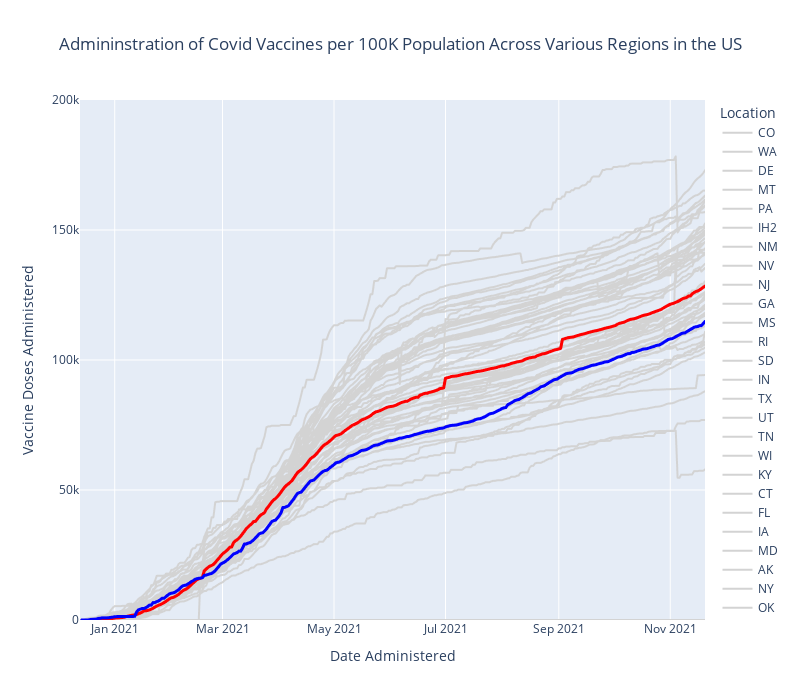

Write notebook code for a chart like this one.
### Markdown cell above
## Data Collection and Preprocessing

* The data was collected from the official United States Centers for Disease Control and Prevention (CDC) website. It can be downloaded [here](https://data.cdc.gov/Vaccinations/COVID-19-Vaccinations-in-the-United-States-Jurisdi/unsk-b7fc/data). 

* For our analysis, we consider data from 13 December, 2020 till 20 November, 2021 across all states, territories and federal units in the United States. 

* For pre-processing, we removed data for dates outside the set interval. 

* For states which started the vaccination process late, their vaccination data was set to 0. 

* Apart from that, not much data cleaning was required since the data is well populated and does not have any anomalies like NaN or Null values.

### Code cell
df1 = pd.read_csv('Data/covid19_vaccination_data_US_full.csv')

df1 = df1[df1.Location != "US"]
province_list = np.unique(df1['Location'].values)
# print(province_list)

prov = province_list[2]
comp_prov = province_list[4]

dropdown_state = widgets.Dropdown(options = sorted(province_list), value=prov, description='State 1:')
dropdown_comp_state = widgets.Dropdown(options = sorted(province_list), value=comp_prov, description='State 2:')


sorted_df = df1.copy()
sorted_df["Date"] = pd.to_datetime(sorted_df["Date"])
# sorted_df["order"] = sorted_df["Location"].map({"US": 1, "CO": 2}).fillna(3)
if(comp_prov is None):
    sorted_df["order"] = sorted_df["Location"].map({prov: 1}).fillna(2)
else:
    sorted_df["order"] = sorted_df["Location"].map({prov: 1, comp_prov: 2}).fillna(3)
sorted_df.sort_values(by=["order", "Date"], ascending=False, inplace=True)

fig = px.line(sorted_df, 
        x="Date", 
        y="Admin_Per_100K", 
        color="Location", 
        labels={
             "Date": "Date Administered",
             "Admin_Per_100K": "Vaccine Doses Administered",
         }, 
        width=800, height=700,
        title="Admininstration of Covid Vaccines per 100K Population Across Various Regions in the US")

fig.update_traces({"line":{"color":"lightgrey", "width":2}})

fig.update_traces(patch={"line":{"color":"blue", "width":3}}, 
                  selector={"legendgroup":prov})

if(comp_prov is not None):
    fig.update_traces(patch={"line":{"color":"red", "width":3}}, 
                      selector={"legendgroup":comp_prov})

fig.update_layout(title_text='Admininstration of Covid Vaccines per 100K Population Across Various Regions in the US', title_x=0.5,
                showlegend=True,
                yaxis_range=[0,200000],
                yaxis={"visible":True})


def dropdown_state_eventhandler(change):
    """
    Eventhandler for the state dropdown widget
    """
    display(input_widgets)
    global prov, comp_prov
    prov = change.new
    
    sorted_df = df1.copy()
    sorted_df["Date"] = pd.to_datetime(sorted_df["Date"])
    # sorted_df["order"] = sorted_df["Location"].map({"US": 1, "CO": 2}).fillna(3)
    if(comp_prov is None):
        sorted_df["order"] = sorted_df["Location"].map({prov: 1}).fillna(2)
    else:
        sorted_df["order"] = sorted_df["Location"].map({prov: 1, comp_prov: 2}).fillna(3)
    sorted_df.sort_values(by=["order", "Date"], ascending=False, inplace=True)

    fig = px.line(sorted_df, 
            x="Date", 
            y="Admin_Per_100K", 
            color="Location", 
            labels={
                 "Date": "Date Administered",
                 "Admin_Per_100K": "Vaccine Doses Administered"
             }, 
            width=800, height=700,
            title="Admininstration of Covid Vaccines per 100K Population Across Various Regions in the US")

    fig.update_traces({"line":{"color":"lightgrey", "width":2}})

    fig.update_traces(patch={"line":{"color":"blue", "width":3}}, 
                      selector={"legendgroup":prov})

    if(comp_prov is not None):
        fig.update_traces(patch={"line":{"color":"red", "width":3}}, 
                          selector={"legendgroup":comp_prov})

    fig.update_layout(title_text='Admininstration of Covid Vaccines per 100K Population Across Various Regions in the US', title_x=0.5,
                    showlegend=True,
                    yaxis_range=[0,200000],
                    yaxis={"visible":True})

    fig.show()
    IPython.display.clear_output(wait=True)            

    
def dropdown_comp_state_eventhandler(change):
    """
    Eventhandler for the state dropdown widget
    """
    display(input_widgets)
    global prov, comp_prov
    comp_prov = change.new
    sorted_df = df1.copy()
    sorted_df["Date"] = pd.to_datetime(sorted_df["Date"])
    # sorted_df["order"] = sorted_df["Location"].map({"US": 1, "CO": 2}).fillna(3)
    if(comp_prov is None):
        sorted_df["order"] = sorted_df["Location"].map({prov: 1}).fillna(2)
    else:
        sorted_df["order"] = sorted_df["Location"].map({prov: 1, comp_prov: 2}).fillna(3)
    sorted_df.sort_values(by=["order", "Date"], ascending=False, inplace=True)

    fig = px.line(sorted_df, 
            x="Date", 
            y="Admin_Per_100K", 
            color="Location", 
            labels={
                 "Date": "Date Administered",
                 "Admin_Per_100K": "Vaccine Doses Administered"
             }, 
            width=800, height=700,
            title="Admininstration of Covid Vaccines per 100K Population Across Various Regions in the US")

    fig.update_traces({"line":{"color":"lightgrey", "width":2}})

    fig.update_traces(patch={"line":{"color":"blue", "width":3}}, 
                      selector={"legendgroup":prov})

    if(comp_prov is not None):
        fig.update_traces(patch={"line":{"color":"red", "width":3}}, 
                          selector={"legendgroup":comp_prov})

    fig.update_layout(title_text='Admininstration of Covid Vaccines per 100K Population Across Various Regions in the US', title_x=0.5,
                    showlegend=True,
                    yaxis_range=[0,200000],
                    yaxis={"visible":True})

    fig.show()
    IPython.display.clear_output(wait=True)            

    
dropdown_state.observe(dropdown_state_eventhandler, names='value')
dropdown_comp_state.observe(dropdown_comp_state_eventhandler, names='value')

input_widgets = widgets.VBox([dropdown_state, dropdown_comp_state])
display(input_widgets)
fig.show()
IPython.display.clear_output(wait=True)

### Figure 1 — Plotly figure (JSON) as saved in the notebook; plotly's stock layout.template omitted (floating-point values rounded to 4 significant figures; data arrays with more than 128 entries replaced by an {"elided": "..."} marker saying what was removed)
{"data": [{"hovertemplate": "Location=CO<br>Date Administered=%{x}<br>Vaccine Doses Administered=%{y}<extra></extra>", "legendgroup": "CO", "line": {"color": "lightgrey", "dash": "solid", "width": 2}, "marker": {"symbol": "circle"}, "mode": "lines", "name": "CO", "showlegend": true, "type": "scattergl", "x": {"elided": "342 str values"}, "xaxis": "x", "y": {"elided": "342 int values"}, "yaxis": "y"}, {"hovertemplate": "Location=WA<br>Date Administered=%{x}<br>Vaccine Doses Administered=%{y}<extra></extra>", "legendgroup": "WA", "line": {"color": "lightgrey", "dash": "solid", "width": 2}, "marker": {"symbol": "circle"}, "mode": "lines", "name": "WA", "showlegend": true, "type": "scattergl", "x": {"elided": "342 str values"}, "xaxis": "x", "y": {"elided": "342 int values"}, "yaxis": "y"}, {"hovertemplate": "Location=DE<br>Date Administered=%{x}<br>Vaccine Doses Administered=%{y}<extra></extra>", "legendgroup": "DE", "line": {"color": "lightgrey", "dash": "solid", "width": 2}, "marker": {"symbol": "circle"}, "mode": "lines", "name": "DE", "showlegend": true, "type": "scattergl", "x": {"elided": "342 str values"}, "xaxis": "x", "y": {"elided": "342 int values"}, "yaxis": "y"}, {"hovertemplate": "Location=MT<br>Date Administered=%{x}<br>Vaccine Doses Administered=%{y}<extra></extra>", "legendgroup": "MT", "line": {"color": "lightgrey", "dash": "solid", "width": 2}, "marker": {"symbol": "circle"}, "mode": "lines", "name": "MT", "showlegend": true, "type": "scattergl", "x": {"elided": "342 str values"}, "xaxis": "x", "y": {"elided": "342 int values"}, "yaxis": "y"}, {"hovertemplate": "Location=PA<br>Date Administered=%{x}<br>Vaccine Doses Administered=%{y}<extra></extra>", "legendgroup": "PA", "line": {"color": "lightgrey", "dash": "solid", "width": 2}, "marker": {"symbol": "circle"}, "mode": "lines", "name": "PA", "showlegend": true, "type": "scattergl", "x": {"elided": "342 str values"}, "xaxis": "x", "y": {"elided": "342 int values"}, "yaxis": "y"}, {"hovertemplate": "Location=IH2<br>Date Administered=%{x}<br>Vaccine Doses Administered=%{y}<extra></extra>", "legendgroup": "IH2", "line": {"color": "lightgrey", "dash": "solid", "width": 2}, "marker": {"symbol": "circle"}, "mode": "lines", "name": "IH2", "showlegend": true, "type": "scattergl", "x": {"elided": "342 str values"}, "xaxis": "x", "y": {"elided": "342 int values"}, "yaxis": "y"}, {"hovertemplate": "Location=NM<br>Date Administered=%{x}<br>Vaccine Doses Administered=%{y}<extra></extra>", "legendgroup": "NM", "line": {"color": "lightgrey", "dash": "solid", "width": 2}, "marker": {"symbol": "circle"}, "mode": "lines", "name": "NM", "showlegend": true, "type": "scattergl", "x": {"elided": "342 str values"}, "xaxis": "x", "y": {"elided": "342 int values"}, "yaxis": "y"}, {"hovertemplate": "Location=NV<br>Date Administered=%{x}<br>Vaccine Doses Administered=%{y}<extra></extra>", "legendgroup": "NV", "line": {"color": "lightgrey", "dash": "solid", "width": 2}, "marker": {"symbol": "circle"}, "mode": "lines", "name": "NV", "showlegend": true, "type": "scattergl", "x": {"elided": "342 str values"}, "xaxis": "x", "y": {"elided": "342 int values"}, "yaxis": "y"}, {"hovertemplate": "Location=NJ<br>Date Administered=%{x}<br>Vaccine Doses Administered=%{y}<extra></extra>", "legendgroup": "NJ", "line": {"color": "lightgrey", "dash": "solid", "width": 2}, "marker": {"symbol": "circle"}, "mode": "lines", "name": "NJ", "showlegend": true, "type": "scattergl", "x": {"elided": "342 str values"}, "xaxis": "x", "y": {"elided": "342 int values"}, "yaxis": "y"}, {"hovertemplate": "Location=GA<br>Date Administered=%{x}<br>Vaccine Doses Administered=%{y}<extra></extra>", "legendgroup": "GA", "line": {"color": "lightgrey", "dash": "solid", "width": 2}, "marker": {"symbol": "circle"}, "mode": "lines", "name": "GA", "showlegend": true, "type": "scattergl", "x": {"elided": "342 str values"}, "xaxis": "x", "y": {"elided": "342 int values"}, "yaxis": "y"}, {"hovertemplate": "Location=MS<br>Date Administered=%{x}<br>Vaccine Doses Administered=%{y}<extra></extra>", "legendgroup": "MS", "line": {"color": "lightgrey", "dash": "solid", "width": 2}, "marker": {"symbol": "circle"}, "mode": "lines", "name": "MS", "showlegend": true, "type": "scattergl", "x": {"elided": "342 str values"}, "xaxis": "x", "y": {"elided": "342 int values"}, "yaxis": "y"}, {"hovertemplate": "Location=RI<br>Date Administered=%{x}<br>Vaccine Doses Administered=%{y}<extra></extra>", "legendgroup": "RI", "line": {"color": "lightgrey", "dash": "solid", "width": 2}, "marker": {"symbol": "circle"}, "mode": "lines", "name": "RI", "showlegend": true, "type": "scattergl", "x": {"elided": "342 str values"}, "xaxis": "x", "y": {"elided": "342 int values"}, "yaxis": "y"}, {"hovertemplate": "Location=SD<br>Date Administered=%{x}<br>Vaccine Doses Administered=%{y}<extra></extra>", "legendgroup": "SD", "line": {"color": "lightgrey", "dash": "solid", "width": 2}, "marker": {"symbol": "circle"}, "mode": "lines", "name": "SD", "showlegend": true, "type": "scattergl", "x": {"elided": "342 str values"}, "xaxis": "x", "y": {"elided": "342 int values"}, "yaxis": "y"}, {"hovertemplate": "Location=IN<br>Date Administered=%{x}<br>Vaccine Doses Administered=%{y}<extra></extra>", "legendgroup": "IN", "line": {"color": "lightgrey", "dash": "solid", "width": 2}, "marker": {"symbol": "circle"}, "mode": "lines", "name": "IN", "showlegend": true, "type": "scattergl", "x": {"elided": "342 str values"}, "xaxis": "x", "y": {"elided": "342 int values"}, "yaxis": "y"}, {"hovertemplate": "Location=TX<br>Date Administered=%{x}<br>Vaccine Doses Administered=%{y}<extra></extra>", "legendgroup": "TX", "line": {"color": "lightgrey", "dash": "solid", "width": 2}, "marker": {"symbol": "circle"}, "mode": "lines", "name": "TX", "showlegend": true, "type": "scattergl", "x": {"elided": "342 str values"}, "xaxis": "x", "y": {"elided": "342 int values"}, "yaxis": "y"}, {"hovertemplate": "Location=UT<br>Date Administered=%{x}<br>Vaccine Doses Administered=%{y}<extra></extra>", "legendgroup": "UT", "line": {"color": "lightgrey", "dash": "solid", "width": 2}, "marker": {"symbol": "circle"}, "mode": "lines", "name": "UT", "showlegend": true, "type": "scattergl", "x": {"elided": "342 str values"}, "xaxis": "x", "y": {"elided": "342 int values"}, "yaxis": "y"}, {"hovertemplate": "Location=TN<br>Date Administered=%{x}<br>Vaccine Doses Administered=%{y}<extra></extra>", "legendgroup": "TN", "line": {"color": "lightgrey", "dash": "solid", "width": 2}, "marker": {"symbol": "circle"}, "mode": "lines", "name": "TN", "showlegend": true, "type": "scattergl", "x": {"elided": "342 str values"}, "xaxis": "x", "y": {"elided": "342 int values"}, "yaxis": "y"}, {"hovertemplate": "Location=WI<br>Date Administered=%{x}<br>Vaccine Doses Administered=%{y}<extra></extra>", "legendgroup": "WI", "line": {"color": "lightgrey", "dash": "solid", "width": 2}, "marker": {"symbol": "circle"}, "mode": "lines", "name": "WI", "showlegend": true, "type": "scattergl", "x": {"elided": "342 str values"}, "xaxis": "x", "y": {"elided": "342 int values"}, "yaxis": "y"}, {"hovertemplate": "Location=KY<br>Date Administered=%{x}<br>Vaccine Doses Administered=%{y}<extra></extra>", "legendgroup": "KY", "line": {"color": "lightgrey", "dash": "solid", "width": 2}, "marker": {"symbol": "circle"}, "mode": "lines", "name": "KY", "showlegend": true, "type": "scattergl", "x": {"elided": "342 str values"}, "xaxis": "x", "y": {"elided": "342 int values"}, "yaxis": "y"}, {"hovertemplate": "Location=CT<br>Date Administered=%{x}<br>Vaccine Doses Administered=%{y}<extra></extra>", "legendgroup": "CT", "line": {"color": "lightgrey", "dash": "solid", "width": 2}, "marker": {"symbol": "circle"}, "mode": "lines", "name": "CT", "showlegend": true, "type": "scattergl", "x": {"elided": "342 str values"}, "xaxis": "x", "y": {"elided": "342 int values"}, "yaxis": "y"}, {"hovertemplate": "Location=FL<br>Date Administered=%{x}<br>Vaccine Doses Administered=%{y}<extra></extra>", "legendgroup": "FL", "line": {"color": "lightgrey", "dash": "solid", "width": 2}, "marker": {"symbol": "circle"}, "mode": "lines", "name": "FL", "showlegend": true, "type": "scattergl", "x": {"elided": "342 str values"}, "xaxis": "x", "y": {"elided": "342 int values"}, "yaxis": "y"}, {"hovertemplate": "Location=IA<br>Date Administered=%{x}<br>Vaccine Doses Administered=%{y}<extra></extra>", "legendgroup": "IA", "line": {"color": "lightgrey", "dash": "solid", "width": 2}, "marker": {"symbol": "circle"}, "mode": "lines", "name": "IA", "showlegend": true, "type": "scattergl", "x": {"elided": "342 str values"}, "xaxis": "x", "y": {"elided": "342 int values"}, "yaxis": "y"}, {"hovertemplate": "Location=MD<br>Date Administered=%{x}<br>Vaccine Doses Administered=%{y}<extra></extra>", "legendgroup": "MD", "line": {"color": "lightgrey", "dash": "solid", "width": 2}, "marker": {"symbol": "circle"}, "mode": "lines", "name": "MD", "showlegend": true, "type": "scattergl", "x": {"elided": "342 str values"}, "xaxis": "x", "y": {"elided": "342 int values"}, "yaxis": "y"}, {"hovertemplate": "Location=AK<br>Date Administered=%{x}<br>Vaccine Doses Administered=%{y}<extra></extra>", "legendgroup": "AK", "line": {"color": "lightgrey", "dash": "solid", "width": 2}, "marker": {"symbol": "circle"}, "mode": "lines", "name": "AK", "showlegend": true, "type": "scattergl", "x": {"elided": "342 str values"}, "xaxis": "x", "y": {"elided": "342 int values"}, "yaxis": "y"}, {"hovertemplate": "Location=NY<br>Date Administered=%{x}<br>Vaccine Doses Administered=%{y}<extra></extra>", "legendgroup": "NY", "line": {"color": "lightgrey", "dash": "solid", "width": 2}, "marker": {"symbol": "circle"}, "mode": "lines", "name": "NY", "showlegend": true, "type": "scattergl", "x": {"elided": "342 str values"}, "xaxis": "x", "y": {"elided": "342 int values"}, "yaxis": "y"}, {"hovertemplate": "Location=OK<br>Date Administered=%{x}<br>Vaccine Doses Administered=%{y}<extra></extra>", "legendgroup": "OK", "line": {"color": "lightgrey", "dash": "solid", "width": 2}, "marker": {"symbol": "circle"}, "mode": "lines", "name": "OK", "showlegend": true, "type": "scattergl", "x": {"elided": "342 str values"}, "xaxis": "x", "y": {"elided": "342 int values"}, "yaxis": "y"}, {"hovertemplate": "Location=VA2<br>Date Administered=%{x}<br>Vaccine Doses Administered=%{y}<extra></extra>", "legendgroup": "VA2", "line": {"color": "lightgrey", "dash": "solid", "width": 2}, "marker": {"symbol": "circle"}, "mode": "lines", "name": "VA2", "showlegend": true, "type": "scattergl", "x": {"elided": "342 str values"}, "xaxis": "x", "y": {"elided": "342 int values"}, "yaxis": "y"}, {"hovertemplate": "Location=NC<br>Date Administered=%{x}<br>Vaccine Doses Administered=%{y}<extra></extra>", "legendgroup": "NC", "line": {"color": "lightgrey", "dash": "solid", "width": 2}, "marker": {"symbol": "circle"}, "mode": "lines", "name": "NC", "showlegend": true, "type": "scattergl", "x": {"elided": "342 str values"}, "xaxis": "x", "y": {"elided": "342 int values"}, "yaxis": "y"}, {"hovertemplate": "Location=LA<br>Date Administered=%{x}<br>Vaccine Doses Administered=%{y}<extra></extra>", "legendgroup": "LA", "line": {"color": "lightgrey", "dash": "solid", "width": 2}, "marker": {"symbol": "circle"}, "mode": "lines", "name": "LA", "showlegend": true, "type": "scattergl", "x": {"elided": "342 str values"}, "xaxis": "x", "y": {"elided": "342 int values"}, "yaxis": "y"}, {"hovertemplate": "Location=MH<br>Date Administered=%{x}<br>Vaccine Doses Administered=%{y}<extra></extra>", "legendgroup": "MH", "line": {"color": "lightgrey", "dash": "solid", "width": 2}, "marker": {"symbol": "circle"}, "mode": "lines", "name": "MH", "showlegend": true, "type": "scattergl", "x": {"elided": "332 str values"}, "xaxis": "x", "y": {"elided": "332 int values"}, "yaxis": "y"}, {"hovertemplate": "Location=WY<br>Date Administered=%{x}<br>Vaccine Doses Administered=%{y}<extra></extra>", "legendgroup": "WY", "line": {"color": "lightgrey", "dash": "solid", "width": 2}, "marker": {"symbol": "circle"}, "mode": "lines", "name": "WY", "showlegend": true, "type": "scattergl", "x": {"elided": "342 str values"}, "xaxis": "x", "y": {"elided": "342 int values"}, "yaxis": "y"}, {"hovertemplate": "Location=CA<br>Date Administered=%{x}<br>Vaccine Doses Administered=%{y}<extra></extra>", "legendgroup": "CA", "line": {"color": "lightgrey", "dash": "solid", "width": 2}, "marker": {"symbol": "circle"}, "mode": "lines", "name": "CA", "showlegend": true, "type": "scattergl", "x": {"elided": "342 str values"}, "xaxis": "x", "y": {"elided": "342 int values"}, "yaxis": "y"}, {"hovertemplate": "Location=AL<br>Date Administered=%{x}<br>Vaccine Doses Administered=%{y}<extra></extra>", "legendgroup": "AL", "line": {"color": "lightgrey", "dash": "solid", "width": 2}, "marker": {"symbol": "circle"}, "mode": "lines", "name": "AL", "showlegend": true, "type": "scattergl", "x": {"elided": "342 str values"}, "xaxis": "x", "y": {"elided": "342 int values"}, "yaxis": "y"}, {"hovertemplate": "Location=MN<br>Date Administered=%{x}<br>Vaccine Doses Administered=%{y}<extra></extra>", "legendgroup": "MN", "line": {"color": "lightgrey", "dash": "solid", "width": 2}, "marker": {"symbol": "circle"}, "mode": "lines", "name": "MN", "showlegend": true, "type": "scattergl", "x": {"elided": "342 str values"}, "xaxis": "x", "y": {"elided": "342 int values"}, "yaxis": "y"}, {"hovertemplate": "Location=GU<br>Date Administered=%{x}<br>Vaccine Doses Administered=%{y}<extra></extra>", "legendgroup": "GU", "line": {"color": "lightgrey", "dash": "solid", "width": 2}, "marker": {"symbol": "circle"}, "mode": "lines", "name": "GU", "showlegend": true, "type": "scattergl", "x": {"elided": "343 str values"}, "xaxis": "x", "y": {"elided": "343 int values"}, "yaxis": "y"}, {"hovertemplate": "Location=VA<br>Date Administered=%{x}<br>Vaccine Doses Administered=%{y}<extra></extra>", "legendgroup": "VA", "line": {"color": "lightgrey", "dash": "solid", "width": 2}, "marker": {"symbol": "circle"}, "mode": "lines", "name": "VA", "showlegend": true, "type": "scattergl", "x": {"elided": "342 str values"}, "xaxis": "x", "y": {"elided": "342 int values"}, "yaxis": "y"}, {"hovertemplate": "Location=NE<br>Date Administered=%{x}<br>Vaccine Doses Administered=%{y}<extra></extra>", "legendgroup": "NE", "line": {"color": "lightgrey", "dash": "solid", "width": 2}, "marker": {"symbol": "circle"}, "mode": "lines", "name": "NE", "showlegend": true, "type": "scattergl", "x": {"elided": "342 str values"}, "xaxis": "x", "y": {"elided": "342 int values"}, "yaxis": "y"}, {"hovertemplate": "Location=FM<br>Date Administered=%{x}<br>Vaccine Doses Administered=%{y}<extra></extra>", "legendgroup": "FM", "line": {"color": "lightgrey", "dash": "solid", "width": 2}, "marker": {"symbol": "circle"}, "mode": "lines", "name": "FM", "showlegend": true, "type": "scattergl", "x": {"elided": "332 str values"}, "xaxis": "x", "y": {"elided": "332 int values"}, "yaxis": "y"}, {"hovertemplate": "Location=NH<br>Date Administered=%{x}<br>Vaccine Doses Administered=%{y}<extra></extra>", "legendgroup": "NH", "line": {"color": "lightgrey", "dash": "solid", "width": 2}, "marker": {"symbol": "circle"}, "mode": "lines", "name": "NH", "showlegend": true, "type": "scattergl", "x": {"elided": "342 str values"}, "xaxis": "x", "y": {"elided": "342 int values"}, "yaxis": "y"}, {"hovertemplate": "Location=OR<br>Date Administered=%{x}<br>Vaccine Doses Administered=%{y}<extra></extra>", "legendgroup": "OR", "line": {"color": "lightgrey", "dash": "solid", "width": 2}, "marker": {"symbol": "circle"}, "mode": "lines", "name": "OR", "showlegend": true, "type": "scattergl", "x": {"elided": "342 str values"}, "xaxis": "x", "y": {"elided": "342 int values"}, "yaxis": "y"}, {"hovertemplate": "Location=BP2<br>Date Administered=%{x}<br>Vaccine Doses Administered=%{y}<extra></extra>", "legendgroup": "BP2", "line": {"color": "lightgrey", "dash": "solid", "width": 2}, "marker": {"symbol": "circle"}, "mode": "lines", "name": "BP2", "showlegend": true, "type": "scattergl", "x": {"elided": "340 str values"}, "xaxis": "x", "y": {"elided": "340 int values"}, "yaxis": "y"}, {"hovertemplate": "Location=IL<br>Date Administered=%{x}<br>Vaccine Doses Administered=%{y}<extra></extra>", "legendgroup": "IL", "line": {"color": "lightgrey", "dash": "solid", "width": 2}, "marker": {"symbol": "circle"}, "mode": "lines", "name": "IL", "showlegend": true, "type": "scattergl", "x": {"elided": "342 str values"}, "xaxis": "x", "y": {"elided": "342 int values"}, "yaxis": "y"}, {"hovertemplate": "Location=MO<br>Date Administered=%{x}<br>Vaccine Doses Administered=%{y}<extra></extra>", "legendgroup": "MO", "line": {"color": "lightgrey", "dash": "solid", "width": 2}, "marker": {"symbol": "circle"}, "mode": "lines", "name": "MO", "showlegend": true, "type": "scattergl", "x": {"elided": "342 str values"}, "xaxis": "x", "y": {"elided": "342 int values"}, "yaxis": "y"}, {"hovertemplate": "Location=MA<br>Date Administered=%{x}<br>Vaccine Doses Administered=%{y}<extra></extra>", "legendgroup": "MA", "line": {"color": "lightgrey", "dash": "solid", "width": 2}, "marker": {"symbol": "circle"}, "mode": "lines", "name": "MA", "showlegend": true, "type": "scattergl", "x": {"elided": "342 str values"}, "xaxis": "x", "y": {"elided": "342 int values"}, "yaxis": "y"}, {"hovertemplate": "Location=DC<br>Date Administered=%{x}<br>Vaccine Doses Administered=%{y}<extra></extra>", "legendgroup": "DC", "line": {"color": "lightgrey", "dash": "solid", "width": 2}, "marker": {"symbol": "circle"}, "mode": "lines", "name": "DC", "showlegend": true, "type": "scattergl", "x": {"elided": "342 str values"}, "xaxis": "x", "y": {"elided": "342 int values"}, "yaxis": "y"}, {"hovertemplate": "Location=VI<br>Date Administered=%{x}<br>Vaccine Doses Administered=%{y}<extra></extra>", "legendgroup": "VI", "line": {"color": "lightgrey", "dash": "solid", "width": 2}, "marker": {"symbol": "circle"}, "mode": "lines", "name": "VI", "showlegend": true, "type": "scattergl", "x": {"elided": "343 str values"}, "xaxis": "x", "y": {"elided": "343 int values"}, "yaxis": "y"}, {"hovertemplate": "Location=MP<br>Date Administered=%{x}<br>Vaccine Doses Administered=%{y}<extra></extra>", "legendgroup": "MP", "line": {"color": "lightgrey", "dash": "solid", "width": 2}, "marker": {"symbol": "circle"}, "mode": "lines", "name": "MP", "showlegend": true, "type": "scattergl", "x": {"elided": "343 str values"}, "xaxis": "x", "y": {"elided": "343 int values"}, "yaxis": "y"}, {"hovertemplate": "Location=ND<br>Date Administered=%{x}<br>Vaccine Doses Administered=%{y}<extra></extra>", "legendgroup": "ND", "line": {"color": "lightgrey", "dash": "solid", "width": 2}, "marker": {"symbol": "circle"}, "mode": "lines", "name": "ND", "showlegend": true, "type": "scattergl", "x": {"elided": "342 str values"}, "xaxis": "x", "y": {"elided": "342 int values"}, "yaxis": "y"}, {"hovertemplate": "Location=PR<br>Date Administered=%{x}<br>Vaccine Doses Administered=%{y}<extra></extra>", "legendgroup": "PR", "line": {"color": "lightgrey", "dash": "solid", "width": 2}, "marker": {"symbol": "circle"}, "mode": "lines", "name": "PR", "showlegend": true, "type": "scattergl", "x": {"elided": "342 str values"}, "xaxis": "x", "y": {"elided": "342 int values"}, "yaxis": "y"}, {"hovertemplate": "Location=HI<br>Date Administered=%{x}<br>Vaccine Doses Administered=%{y}<extra></extra>", "legendgroup": "HI", "line": {"color": "lightgrey", "dash": "solid", "width": 2}, "marker": {"symbol": "circle"}, "mode": "lines", "name": "HI", "showlegend": true, "type": "scattergl", "x": {"elided": "342 str values"}, "xaxis": "x", "y": {"elided": "342 int values"}, "yaxis": "y"}, {"hovertemplate": "Location=ID<br>Date Administered=%{x}<br>Vaccine Doses Administered=%{y}<extra></extra>", "legendgroup": "ID", "line": {"color": "lightgrey", "dash": "solid", "width": 2}, "marker": {"symbol": "circle"}, "mode": "lines", "name": "ID", "showlegend": true, "type": "scattergl", "x": {"elided": "342 str values"}, "xaxis": "x", "y": {"elided": "342 int values"}, "yaxis": "y"}, {"hovertemplate": "Location=DD2<br>Date Administered=%{x}<br>Vaccine Doses Administered=%{y}<extra></extra>", "legendgroup": "DD2", "line": {"color": "lightgrey", "dash": "solid", "width": 2}, "marker": {"symbol": "circle"}, "mode": "lines", "name": "DD2", "showlegend": true, "type": "scattergl", "x": {"elided": "342 str values"}, "xaxis": "x", "y": {"elided": "342 int values"}, "yaxis": "y"}, {"hovertemplate": "Location=ME<br>Date Administered=%{x}<br>Vaccine Doses Administered=%{y}<extra></extra>", "legendgroup": "ME", "line": {"color": "lightgrey", "dash": "solid", "width": 2}, "marker": {"symbol": "circle"}, "mode": "lines", "name": "ME", "showlegend": true, "type": "scattergl", "x": {"elided": "342 str values"}, "xaxis": "x", "y": {"elided": "342 int values"}, "yaxis": "y"}, {"hovertemplate": "Location=SC<br>Date Administered=%{x}<br>Vaccine Doses Administered=%{y}<extra></extra>", "legendgroup": "SC", "line": {"color": "lightgrey", "dash": "solid", "width": 2}, "marker": {"symbol": "circle"}, "mode": "lines", "name": "SC", "showlegend": true, "type": "scattergl", "x": {"elided": "342 str values"}, "xaxis": "x", "y": {"elided": "342 int values"}, "yaxis": "y"}, {"hovertemplate": "Location=OH<br>Date Administered=%{x}<br>Vaccine Doses Administered=%{y}<extra></extra>", "legendgroup": "OH", "line": {"color": "lightgrey", "dash": "solid", "width": 2}, "marker": {"symbol": "circle"}, "mode": "lines", "name": "OH", "showlegend": true, "type": "scattergl", "x": {"elided": "342 str values"}, "xaxis": "x", "y": {"elided": "342 int values"}, "yaxis": "y"}, {"hovertemplate": "Location=RP<br>Date Administered=%{x}<br>Vaccine Doses Administered=%{y}<extra></extra>", "legendgroup": "RP", "line": {"color": "lightgrey", "dash": "solid", "width": 2}, "marker": {"symbol": "circle"}, "mode": "lines", "name": "RP", "showlegend": true, "type": "scattergl", "x": {"elided": "326 str values"}, "xaxis": "x", "y": {"elided": "326 int values"}, "yaxis": "y"}, {"hovertemplate": "Location=AS<br>Date Administered=%{x}<br>Vaccine Doses Administered=%{y}<extra></extra>", "legendgroup": "AS", "line": {"color": "lightgrey", "dash": "solid", "width": 2}, "marker": {"symbol": "circle"}, "mode": "lines", "name": "AS", "showlegend": true, "type": "scattergl", "x": {"elided": "343 str values"}, "xaxis": "x", "y": {"elided": "343 int values"}, "yaxis": "y"}, {"hovertemplate": "Location=WV<br>Date Administered=%{x}<br>Vaccine Doses Administered=%{y}<extra></extra>", "legendgroup": "WV", "line": {"color": "lightgrey", "dash": "solid", "width": 2}, "marker": {"symbol": "circle"}, "mode": "lines", "name": "WV", "showlegend": true, "type": "scattergl", "x": {"elided": "342 str values"}, "xaxis": "x", "y": {"elided": "342 int values"}, "yaxis": "y"}, {"hovertemplate": "Location=VT<br>Date Administered=%{x}<br>Vaccine Doses Administered=%{y}<extra></extra>", "legendgroup": "VT", "line": {"color": "lightgrey", "dash": "solid", "width": 2}, "marker": {"symbol": "circle"}, "mode": "lines", "name": "VT", "showlegend": true, "type": "scattergl", "x": {"elided": "342 str values"}, "xaxis": "x", "y": {"elided": "342 int values"}, "yaxis": "y"}, {"hovertemplate": "Location=MI<br>Date Administered=%{x}<br>Vaccine Doses Administered=%{y}<extra></extra>", "legendgroup": "MI", "line": {"color": "lightgrey", "dash": "solid", "width": 2}, "marker": {"symbol": "circle"}, "mode": "lines", "name": "MI", "showlegend": true, "type": "scattergl", "x": {"elided": "342 str values"}, "xaxis": "x", "y": {"elided": "342 int values"}, "yaxis": "y"}, {"hovertemplate": "Location=KS<br>Date Administered=%{x}<br>Vaccine Doses Administered=%{y}<extra></extra>", "legendgroup": "KS", "line": {"color": "lightgrey", "dash": "solid", "width": 2}, "marker": {"symbol": "circle"}, "mode": "lines", "name": "KS", "showlegend": true, "type": "scattergl", "x": {"elided": "342 str values"}, "xaxis": "x", "y": {"elided": "342 int values"}, "yaxis": "y"}, {"hovertemplate": "Location=LTC<br>Date Administered=%{x}<br>Vaccine Doses Administered=%{y}<extra></extra>", "legendgroup": "LTC", "line": {"color": "lightgrey", "dash": "solid", "width": 2}, "marker": {"symbol": "circle"}, "mode": "lines", "name": "LTC", "showlegend": true, "type": "scattergl", "x": {"elided": "313 str values"}, "xaxis": "x", "y": {"elided": "313 int values"}, "yaxis": "y"}, {"hovertemplate": "Location=AZ<br>Date Administered=%{x}<br>Vaccine Doses Administered=%{y}<extra></extra>", "legendgroup": "AZ", "line": {"color": "red", "dash": "solid", "width": 3}, "marker": {"symbol": "circle"}, "mode": "lines", "name": "AZ", "showlegend": true, "type": "scattergl", "x": {"elided": "342 str values"}, "xaxis": "x", "y": {"elided": "342 int values"}, "yaxis": "y"}, {"hovertemplate": "Location=AR<br>Date Administered=%{x}<br>Vaccine Doses Administered=%{y}<extra></extra>", "legendgroup": "AR", "line": {"color": "blue", "dash": "solid", "width": 3}, "marker": {"symbol": "circle"}, "mode": "lines", "name": "AR", "showlegend": true, "type": "scattergl", "x": {"elided": "342 str values"}, "xaxis": "x", "y": {"elided": "342 int values"}, "yaxis": "y"}], "layout": {"height": 700, "legend": {"title": {"text": "Location"}, "tracegroupgap": 0}, "showlegend": true, "title": {"text": "Admininstration of Covid Vaccines per 100K Population Across Various Regions in the US", "x": 0.5}, "width": 800, "xaxis": {"anchor": "y", "domain": [0, 1], "title": {"text": "Date Administered"}}, "yaxis": {"anchor": "x", "domain": [0, 1], "range": [0, 200000], "title": {"text": "Vaccine Doses Administered"}, "visible": true}}}
